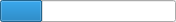
<?xml version="1.0" encoding="UTF-8"?>
<ui version="4.0">
 <class>ShadowProgressBarOneForAll</class>
 <widget class="QWidget" name="ShadowProgressBarOneForAll">
  <property name="geometry">
   <rect>
    <x>0</x>
    <y>0</y>
    <width>176</width>
    <height>22</height>
   </rect>
  </property>
  <property name="windowTitle">
   <string>Form</string>
  </property>
  <layout class="QHBoxLayout" name="horizontalLayout">
   <property name="leftMargin">
    <number>0</number>
   </property>
   <property name="topMargin">
    <number>0</number>
   </property>
   <property name="rightMargin">
    <number>0</number>
   </property>
   <property name="bottomMargin">
    <number>0</number>
   </property>
   <item>
    <widget class="QProgressBar" name="ProgressBar">
     <property name="value">
      <number>24</number>
     </property>
     <property name="textVisible">
      <bool>false</bool>
     </property>
    </widget>
   </item>
  </layout>
 </widget>
 <resources/>
 <connections/>
</ui>
